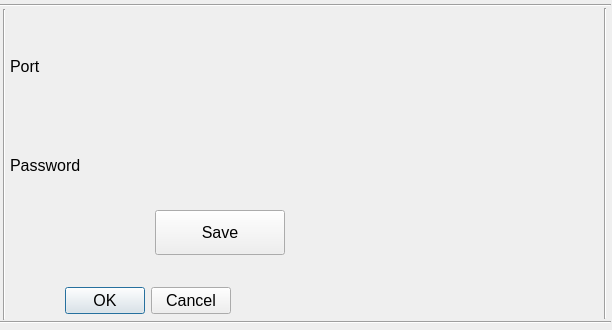
<?xml version="1.0" encoding="UTF-8"?>
<ui version="4.0">
 <class>CDlgVNC</class>
 <widget class="QDialog" name="CDlgVNC">
  <property name="geometry">
   <rect>
    <x>0</x>
    <y>0</y>
    <width>612</width>
    <height>330</height>
   </rect>
  </property>
  <property name="font">
   <font>
    <pointsize>12</pointsize>
   </font>
  </property>
  <property name="windowTitle">
   <string>Dialog</string>
  </property>
     <widget class="QPushButton" name="btnResetVNC">
       <property name="geometry">
	 <rect>
	   <x>155</x>
	   <y>210</y>
	   <width>130</width>
	   <height>45</height>
	 </rect>
       </property>
       <property name="text">
	 <string>Save</string>
       </property>
     </widget>
  <widget class="QDialogButtonBox" name="buttonBox">
   <property name="geometry">
    <rect>
     <x>10</x>
     <y>280</y>
     <width>221</width>
     <height>41</height>
    </rect>
   </property>
   <property name="orientation">
    <enum>Qt::Horizontal</enum>
   </property>
   <property name="standardButtons">
    <set>QDialogButtonBox::Cancel|QDialogButtonBox::Ok</set>
   </property>
  </widget>
  <widget class="Line" name="line">
   <property name="geometry">
    <rect>
     <x>0</x>
     <y>314</y>
     <width>611</width>
     <height>16</height>
    </rect>
   </property>
   <property name="orientation">
    <enum>Qt::Horizontal</enum>
   </property>
  </widget>
  <widget class="Line" name="line_2">
   <property name="geometry">
    <rect>
     <x>0</x>
     <y>-3</y>
     <width>611</width>
     <height>16</height>
    </rect>
   </property>
   <property name="orientation">
    <enum>Qt::Horizontal</enum>
   </property>
  </widget>
  <widget class="Line" name="line_3">
   <property name="geometry">
    <rect>
     <x>-6</x>
     <y>9</y>
     <width>20</width>
     <height>311</height>
    </rect>
   </property>
   <property name="orientation">
    <enum>Qt::Vertical</enum>
   </property>
  </widget>
  <widget class="Line" name="line_4">
   <property name="geometry">
    <rect>
     <x>595</x>
     <y>8</y>
     <width>20</width>
     <height>311</height>
    </rect>
   </property>
   <property name="orientation">
    <enum>Qt::Vertical</enum>
   </property>
  </widget>
  <widget class="QWidget" name="layoutWidget">
   <property name="geometry">
    <rect>
     <x>10</x>
     <y>20</y>
     <width>201</width>
     <height>191</height>
    </rect>
   </property>
   <layout class="QVBoxLayout" name="verticalLayout">
   <item>
     <widget class="QLabel" name="lPort">
      <property name="text">
       <string>Port</string>
      </property>
     </widget>
    </item>
    <item>
     <widget class="QLabel" name="lPassword">
      <property name="text">
       <string>Password</string>
      </property>
     </widget>
    </item>
   </layout>
  </widget>
  <widget class="QWidget" name="layoutWidget">
   <property name="geometry">
    <rect>
     <x>210</x>
     <y>20</y>
     <width>371</width>
     <height>191</height>
    </rect>
   </property>
   <layout class="QVBoxLayout" name="verticalLayout_2">
    <item>
     <widget class="CClickableLabel" name="lblVNCPort">
      <property name="font">
       <font>
        <underline>true</underline>
       </font>
      </property>
      <property name="text">
       <string/>
      </property>
     </widget>
    </item>
     <item>
     <widget class="CClickableLabel" name="lblPassword">
      <property name="font">
       <font>
        <underline>true</underline>
       </font>
      </property>
      <property name="text">
       <string/>
      </property>
      <property name="textInteractionFlags">
       <set>Qt::LinksAccessibleByMouse</set>
      </property>
     </widget>
     </item>
   </layout>
  </widget>
 </widget>
 <customwidgets>
  <customwidget>
   <class>CClickableLabel</class>
   <extends>QLabel</extends>
   <header>clickablelabel.h</header>
  </customwidget>
 </customwidgets>
 <resources/>
 <connections>
  <connection>
   <sender>buttonBox</sender>
   <signal>accepted()</signal>
   <receiver>CDlgVNC</receiver>
   <slot>accept()</slot>
   <hints>
    <hint type="sourcelabel">
     <x>248</x>
     <y>254</y>
    </hint>
    <hint type="destinationlabel">
     <x>157</x>
     <y>274</y>
    </hint>
   </hints>
  </connection>
  <connection>
   <sender>buttonBox</sender>
   <signal>rejected()</signal>
   <receiver>CDlgVNC</receiver>
   <slot>reject()</slot>
   <hints>
    <hint type="sourcelabel">
     <x>316</x>
     <y>260</y>
    </hint>
    <hint type="destinationlabel">
     <x>286</x>
     <y>274</y>
    </hint>
   </hints>
  </connection>
 </connections>
</ui>
